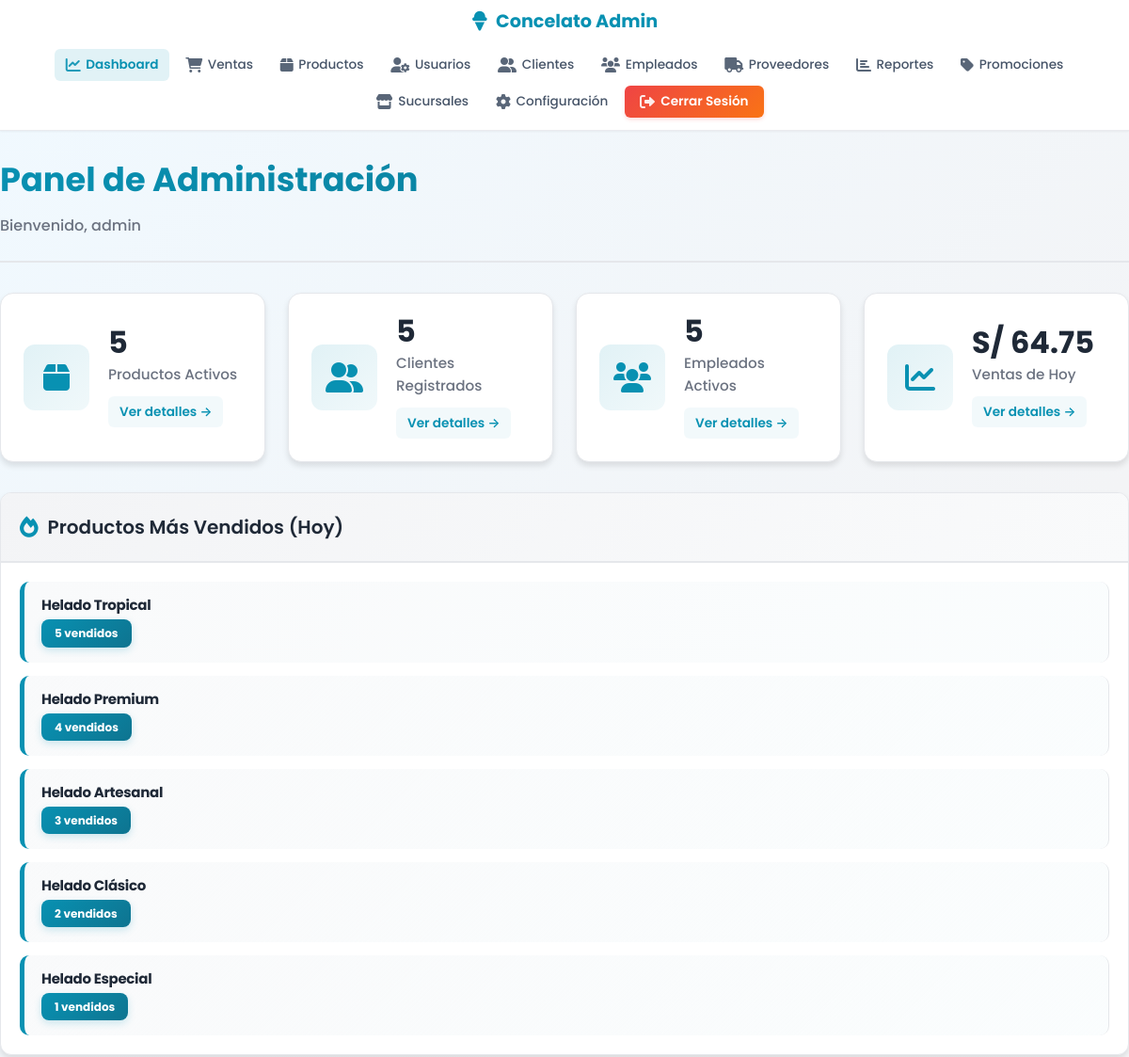
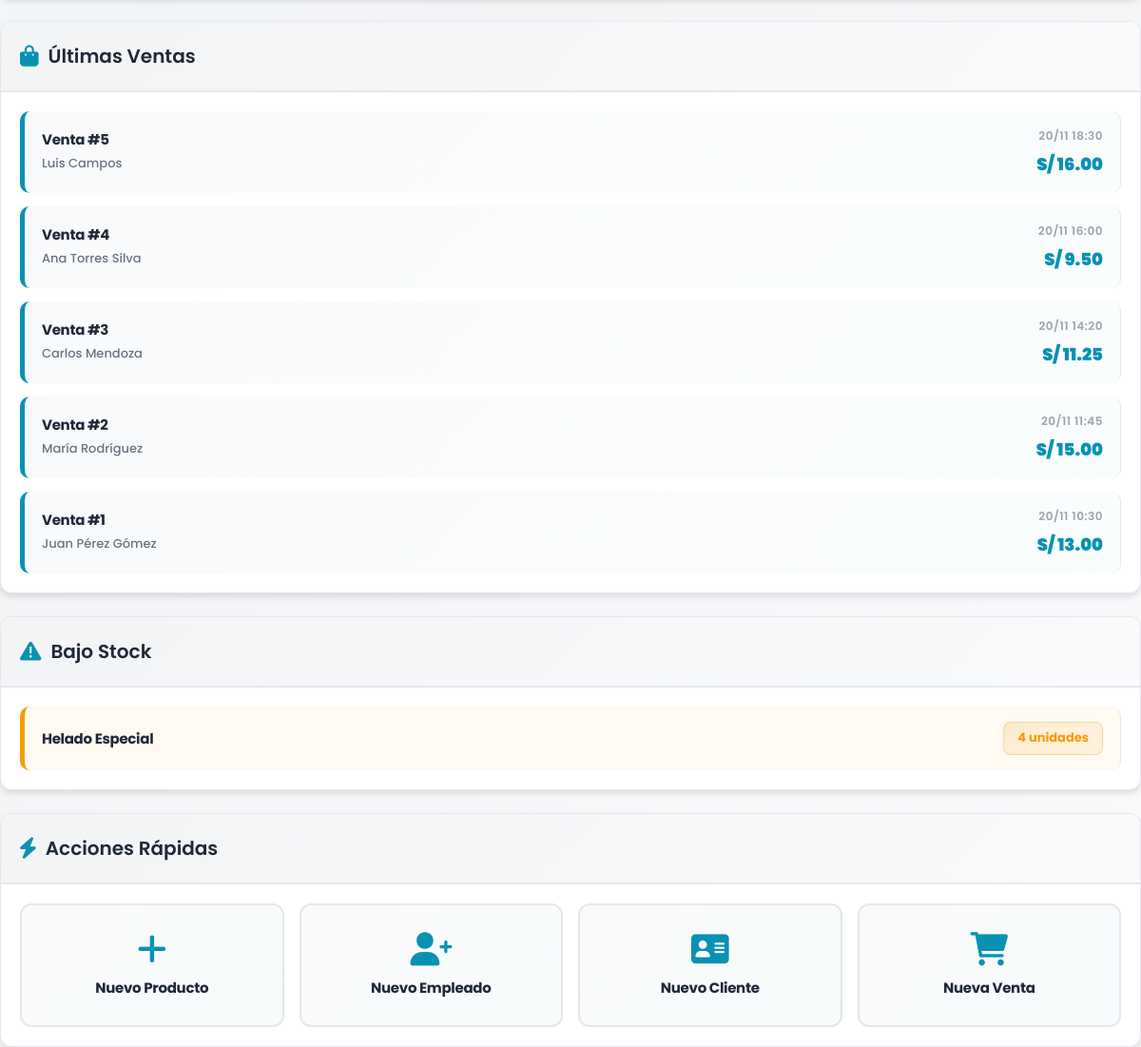
Screenshot of /paginas/admin/index.php (signed in) with the database file from the repository (2 pictures, top to bottom).
### tables this page shows
CREATE TABLE `ventas` (
  `id_venta` int(11) NOT NULL AUTO_INCREMENT,
  `fecha` datetime NOT NULL DEFAULT current_timestamp(),
  `id_cliente` int(11) DEFAULT NULL,
  `id_vendedor` int(11) DEFAULT NULL,
  `total` decimal(10,2) NOT NULL DEFAULT 0.00,
  `estado` enum('Pendiente','Procesada','Anulada') NOT NULL DEFAULT 'Procesada',
  `nota` text DEFAULT NULL,
  `id_sucursal` int(11) DEFAULT 1,
  `id_cupon` int(11) DEFAULT NULL,
  `descuento_cupon` decimal(10,2) DEFAULT 0.00,
  PRIMARY KEY (`id_venta`),
  KEY `idx_fecha` (`fecha`),
  KEY `id_cliente` (`id_cliente`),
  KEY `id_vendedor` (`id_vendedor`),
  KEY `id_sucursal` (`id_sucursal`),
  KEY `idx_ventas_estado_fecha` (`estado`,`fecha`),
  KEY `idx_id_cupon` (`id_cupon`),
  CONSTRAINT `ventas_ibfk_1` FOREIGN KEY (`id_cliente`) REFERENCES `clientes` (`id_cliente`) ON DELETE SET NULL ON UPDATE CASCADE,
  CONSTRAINT `ventas_ibfk_2` FOREIGN KEY (`id_vendedor`) REFERENCES `vendedores` (`id_vendedor`) ON DELETE SET NULL ON UPDATE CASCADE,
  CONSTRAINT `ventas_ibfk_cupon` FOREIGN KEY (`id_cupon`) REFERENCES `cupones` (`id_cupon`) ON DELETE SET NULL,
  CONSTRAINT `ventas_ibfk_sucursal` FOREIGN KEY (`id_sucursal`) REFERENCES `sucursales` (`id_sucursal`) ON DELETE SET NULL ON UPDATE CASCADE
);

CREATE TABLE `clientes` (
  `id_cliente` int(11) NOT NULL AUTO_INCREMENT,
  `nombre` varchar(120) NOT NULL,
  `dni` char(12) DEFAULT NULL,
  `telefono` varchar(30) DEFAULT NULL,
  `direccion` varchar(200) DEFAULT NULL,
  `correo` varchar(150) DEFAULT NULL,
  `fecha_registro` date DEFAULT curdate(),
  `nota` text DEFAULT NULL,
  PRIMARY KEY (`id_cliente`),
  UNIQUE KEY `dni` (`dni`)
);

### paginas/admin/index.php (the view, shortened to what this page needs)
<?php
include_once($_SERVER['DOCUMENT_ROOT'] . '/heladeriacg/conexion/clientes_db.php');
$stmt_stats = $pdo->prepare("SELECT COUNT(*) as total FROM productos WHERE activo = 1");
$stmt_stats->execute();
$productos_count = $stmt_stats->fetch(PDO::FETCH_ASSOC)['total'];
$stmt_stats = $pdo->prepare("SELECT COUNT(*) as total FROM vendedores");
$stmt_stats->execute();
$empleados_count = $stmt_stats->fetch(PDO::FETCH_ASSOC)['total'];
$stmt_stats = $pdo->prepare("SELECT COUNT(*) as total FROM clientes");
$stmt_stats->execute();
$clientes_count = $stmt_stats->fetch(PDO::FETCH_ASSOC)['total'];
$stmt_stats = $pdo->prepare("SELECT SUM(total) as total_ventas FROM ventas WHERE DATE(fecha) = CURDATE()");
$stmt_stats->execute();
$ventas_hoy = $stmt_stats->fetch(PDO::FETCH_ASSOC)['total_ventas'] ?: 0;
?>
<!DOCTYPE html>
<html lang="es">
<head>
    <link rel="stylesheet" href="/heladeriacg/css/admin/estilos_admin.css">
    <link rel="stylesheet" href="/heladeriacg/css/admin/navbar.css">
    <link rel="stylesheet" href="/heladeriacg/css/admin/dashboard.css">
    <link rel="stylesheet" href="https://cdnjs.cloudflare.com/ajax/libs/font-awesome/6.0.0/css/all.min.css">
</head>
<body>
    <?php include 'includes/navbar.php'; ?>
    <main class="admin-container">
        <div class="page-header">
            <div>
                <h1>Panel de Administración</h1>
                <p class="subtitle">Bienvenido, <?php echo htmlspecialchars($_SESSION['username']); ?></p>
            </div>
        </div>
        <section class="stats-grid" aria-label="Estadísticas generales">
            <div class="stat-card">
                <div class="stat-icon">
                    <i class="fas fa-box"></i>
                </div>
                <div class="stat-content">
                    <h3><?php echo (int)$productos_count; ?></h3>
                    <p>Productos Activos</p>
                    <a href="productos.php" class="stat-link">Ver detalles →</a>
                </div>
            </div>
            <div class="stat-card">
                <div class="stat-icon">
                    <i class="fas fa-user-friends"></i>
                </div>
                <div class="stat-content">
                    <h3><?php echo (int)$clientes_count; ?></h3>
                    <p>Clientes Registrados</p>
                    <a href="clientes.php" class="stat-link">Ver detalles →</a>
                </div>
            </div>
            <div class="stat-card">
                <div class="stat-icon">
                    <i class="fas fa-users"></i>
                </div>
                <div class="stat-content">
                    <h3><?php echo (int)$empleados_count; ?></h3>
                    <p>Empleados Activos</p>
                    <a href="empleados.php" class="stat-link">Ver detalles →</a>
                </div>
            </div>
            <div class="stat-card">
                <div class="stat-icon">
                    <i class="fas fa-chart-line"></i>
                </div>
                <div class="stat-content">
                    <h3>S/ <?php echo number_format($ventas_hoy, 2); ?></h3>
                    <p>Ventas de Hoy</p>
                    <a href="ventas.php" class="stat-link">Ver detalles →</a>
                </div>
            </div>
        </section>
        <div class="dashboard-grid">
            <div class="card">
                <div class="card-header">
                    <h2>
                        <i class="fas fa-fire"></i> Productos Más Vendidos (Hoy)
                    </h2>
                </div>
                <div class="card-body">
                    <?php
                    $stmt_mas_vendidos = $pdo->prepare("
                        SELECT p.nombre, SUM(dv.cantidad) as total_vendido
                        FROM detalle_ventas dv
                        JOIN productos p ON dv.id_producto = p.id_producto
                        JOIN ventas v ON dv.id_venta = v.id_venta
                        WHERE DATE(v.fecha) = CURDATE()
                        GROUP BY p.id_producto, p.nombre
                        ORDER BY total_vendido DESC
                        LIMIT 5
                    ");
                    $stmt_mas_vendidos->execute();
                    $mas_vendidos = $stmt_mas_vendidos->fetchAll(PDO::FETCH_ASSOC);
                    if (count($mas_vendidos) > 0):
                    ?>
                    <div class="product-list">
                        <?php foreach ($mas_vendidos as $producto): ?>
                        <div class="list-item">
                            <div class="item-main">
                                <span class="item-name"><?php echo htmlspecialchars($producto['nombre']); ?></span>
                                <span class="item-badge"><?php echo $producto['total_vendido']; ?> vendidos</span>
                            </div>
                        </div>
                        <?php endforeach; ?>
                    </div>
                    <?php else: ?>
                    <p class="empty-state">No hay ventas registradas hoy</p>
                    <?php endif; ?>
                </div>
            </div>
            <div class="card">
                <div class="card-header">
                    <h2>
                        <i class="fas fa-shopping-bag"></i> Últimas Ventas
                    </h2>
                </div>
                <div class="card-body">
                    <?php
                    $stmt_ventas = $pdo->prepare("
                        SELECT v.id_venta, v.fecha, v.total, c.nombre as cliente_nombre
                        FROM ventas v
                        LEFT JOIN clientes c ON v.id_cliente = c.id_cliente
                        ORDER BY v.fecha DESC
                        LIMIT 5
                    ");
                    $stmt_ventas->execute();
                    $ventas = $stmt_ventas->fetchAll(PDO::FETCH_ASSOC);
                    if (count($ventas) > 0):
                    ?>
                    <div class="sales-list">
                        <?php foreach ($ventas as $venta): ?>
                        <div class="list-item">
                            <div class="item-main">
                                <span class="item-name">
                                    Venta #<?php echo $venta['id_venta']; ?>
                                </span>
                                <span class="item-secondary">
                                    <?php echo htmlspecialchars($venta['cliente_nombre'] ?: 'Desconocido'); ?>
                                </span>
                            </div>
                            <div class="item-meta">
                                <span class="item-date">
                                    <?php echo date('d/m H:i', strtotime($venta['fecha'])); ?>
                                </span>
                                <span class="item-amount">
                                    S/ <?php echo number_format($venta['total'], 2); ?>
                                </span>
                            </div>
                        </div>
                        <?php endforeach; ?>
                    </div>
                    <?php else: ?>
                    <p class="empty-state">No hay ventas recientes</p>
                    <?php endif; ?>
                </div>
            </div>
            <div class="card">
                <div class="card-header">
                    <h2>
                        <i class="fas fa-exclamation-triangle"></i> Bajo Stock
                    </h2>
                </div>
                <div class="card-body">
                    <?php
                    $stmt_bajos = $pdo->prepare(
                        "SELECT p.nombre, IFNULL(SUM(inv.stock_sucursal), p.stock) AS stock_total\n" .
                        "FROM productos p\n" .
                        "LEFT JOIN inventario_sucursal inv ON p.id_producto = inv.id_producto\n" .
                        "WHERE p.activo = 1\n" .
                        "GROUP BY p.id_producto, p.nombre, p.stock\n" .
                        "HAVING stock_total < 10\n" .
                        "ORDER BY stock_total ASC\n" .
                        "LIMIT 5"
                    );
                    $stmt_bajos->execute();
                    $bajos = $stmt_bajos->fetchAll(PDO::FETCH_ASSOC);
                    if (count($bajos) > 0):
                    ?>
                    <div class="stock-list">
                        <?php foreach ($bajos as $producto): ?>
                        <div class="list-item alert-item">
                            <div class="item-main">
                                <span class="item-name"><?php echo htmlspecialchars($producto['nombre']); ?></span>
                            </div>
                            <span class="stock-badge warning">
                                <?php echo isset($producto['stock_total']) ? htmlspecialchars($producto['stock_total']) : htmlspecialchars($producto['stock']); ?> unidades
                            </span>
                        </div>
                        <?php endforeach; ?>
                    </div>
                    <?php else: ?>
                    <p class="empty-state">Todos los productos tienen stock adecuado</p>
                    <?php endif; ?>
                </div>
            </div>
            <div class="card">
                <div class="card-header">
                    <h2>
                        <i class="fas fa-bolt"></i> Acciones Rápidas
                    </h2>
                </div>
                <div class="card-body">
                    <div class="actions-grid">
                        <a href="productos.php" class="action-btn">
                            <i class="fas fa-plus"></i>
                            <span>Nuevo Producto</span>
                        </a>
                        <a href="empleados.php" class="action-btn">
                            <i class="fas fa-user-plus"></i>
                            <span>Nuevo Empleado</span>
                        </a>
                        <a href="clientes.php" class="action-btn">
                            <i class="fas fa-address-card"></i>
                            <span>Nuevo Cliente</span>
                        </a>
                        <a href="ventas.php" class="action-btn">
                            <i class="fas fa-shopping-cart"></i>
                            <span>Nueva Venta</span>
                        </a>
                    </div>
                </div>
            </div>
        </div>
    </main>
</body>
</html>

### css/admin/estilos_admin.css (style rules this page uses)
* { margin: 0; padding: 0; box-sizing: border-box; font-family: 'Poppins', -apple-system, BlinkMacSystemFont, 'Segoe UI', sans-serif; word-wrap: break-word; overflow-wrap: break-word; }
html { scroll-behavior: smooth; --spacing-xs: 4px; --spacing-sm: 8px; --spacing-md: 16px; --spacing-lg: 24px; --spacing-xl: 32px; --font-size-xs: 12px; --font-size-sm: 14px; --font-size-base: 16px; --font-size-lg: 18px; --font-size-xl: 21px; --font-size-2xl: 26px; --font-size-3xl: 32px; --border-radius-sm: 6px; --border-radius-md: 8px; --border-radius-lg: 12px; --border-radius-xl: 20px; --transition-fast: 100ms ease-out; --transition-normal: 200ms ease-out; --transition-slow: 300ms ease-out; }
body { background: linear-gradient(135deg, #f0f9ff 0%, #f3f4f6 50%, #f9fafb 100%); color: #1f2937; min-height: 100vh; line-height: 1.6; font-size: var(--font-size-base); }
.admin-container { display: flex; flex-direction: column; min-height: 100vh; }
.card { background: white; border: 1px solid rgba(229, 231, 235, 0.8); border-radius: var(--border-radius-lg); box-shadow: 0 1px 3px rgba(0, 0, 0, 0.05); transition: all var(--transition-normal); }
.card-header { padding: 1.5rem; border-bottom: 1px solid rgba(229, 231, 235, 0.8); display: flex; justify-content: space-between; align-items: center; }
.card-body { padding: 1.5rem; }
.stat-card { background: white; border: 1px solid rgba(229, 231, 235, 0.8); border-radius: var(--border-radius-lg); padding: 1.5rem; display: flex; align-items: center; gap: 1.2rem; box-shadow: 0 1px 3px rgba(0, 0, 0, 0.05); transition: all var(--transition-normal); }
.stat-icon { width: 60px; height: 60px; border-radius: var(--border-radius-lg); background: linear-gradient(135deg, #06b6d4 0%, #0891b2 100%); display: flex; align-items: center; justify-content: center; font-size: 1.5rem; color: white; flex-shrink: 0; }
.action-btn { background: linear-gradient(135deg, #06b6d4 0%, #0891b2 100%); color: white; border: none; padding: 0.7rem 1.5rem; border-radius: 8px; cursor: pointer; font-weight: 500; font-size: 0.9rem; transition: all 0.3s; white-space: nowrap; display: inline-flex; align-items: center; gap: 0.5rem; }
.action-btn { padding: 0.5rem 0.8rem; border: none; border-radius: var(--border-radius-sm); cursor: pointer; font-size: var(--font-size-sm); transition: all var(--transition-fast); display: inline-flex; align-items: center; justify-content: center; gap: 4px; min-width: 40px; min-height: 40px; font-family: inherit; }
.item-name { color: #1f2937; font-weight: 500; flex: 1; overflow-wrap: break-word; }

### css/admin/navbar.css (style rules this page uses)
:root { --primary: #0891b2; --primary-dark: #0e7490; --primary-light: #06b6d4; --text-dark: #1f2937; --text-gray: #475569; --bg-light: #f9fafb; --white: #ffffff; --border: #e5e7eb; --danger: #ef4444; --danger-gradient: linear-gradient(135deg, #ef4444 0%, #f97316 100%); --shadow-sm: 0 1px 3px rgba(0, 0, 0, 0.08); --font-main: 'Poppins', -apple-system, BlinkMacSystemFont, 'Segoe UI', sans-serif; }

### rows the page displays
ventas: id_venta "5", id_cliente.nombre "Luis Campos", fecha "20/11 18:30", total "16.00"
ventas: id_venta "4", id_cliente.nombre "Ana Torres Silva", fecha "20/11 16:00", total "9.50"
ventas: id_venta "3", id_cliente.nombre "Carlos Mendoza", fecha "20/11 14:20", total "11.25"
ventas: id_venta "2", id_cliente.nombre "María Rodríguez", fecha "20/11 11:45", total "15.00"
ventas: id_venta "1", id_cliente.nombre "Juan Pérez Gómez", fecha "20/11 10:30", total "13.00"

### other values shown
$_SESSION['username'] "admin"
$productos_count "5"
$clientes_count "5"
$empleados_count "5"
$ventas_hoy "64.75"
$producto['nombre'] "Helado Tropical"
$producto['total_vendido'] "5"
$producto['nombre'] "Helado Premium"
$producto['total_vendido'] "4"
$producto['nombre'] "Helado Artesanal"
$producto['total_vendido'] "3"
$producto['nombre'] "Helado Clásico"
$producto['total_vendido'] "2"
$producto['nombre'] "Helado Especial"
$producto['total_vendido'] "1"
